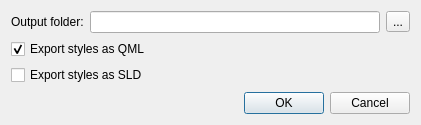
<?xml version="1.0" encoding="UTF-8"?>
<ui version="4.0">
 <class>BulkStyleExport</class>
 <widget class="QDialog" name="BulkStyleExport">
  <property name="geometry">
   <rect>
    <x>0</x>
    <y>0</y>
    <width>421</width>
    <height>125</height>
   </rect>
  </property>
  <property name="windowTitle">
   <string>Dialog</string>
  </property>
  <layout class="QVBoxLayout" name="verticalLayout">
   <item>
    <layout class="QGridLayout" name="gridLayout">
     <item row="0" column="0">
      <widget class="QLabel" name="label">
       <property name="text">
        <string>Output folder:</string>
       </property>
      </widget>
     </item>
     <item row="0" column="1">
      <widget class="QLineEdit" name="pathToFolderLine"/>
     </item>
     <item row="0" column="2">
      <widget class="QToolButton" name="pathBtn">
       <property name="text">
        <string>...</string>
       </property>
      </widget>
     </item>
    </layout>
   </item>
   <item>
    <layout class="QVBoxLayout" name="verticalLayout_2">
     <item>
      <widget class="QCheckBox" name="QmlCheckBox">
       <property name="text">
        <string>Export styles as QML</string>
       </property>
       <property name="checked">
        <bool>true</bool>
       </property>
       <property name="tristate">
        <bool>false</bool>
       </property>
      </widget>
     </item>
     <item>
      <widget class="QCheckBox" name="SldCheckBox">
       <property name="text">
        <string>Export styles as SLD</string>
       </property>
      </widget>
     </item>
    </layout>
   </item>
   <item>
    <spacer name="verticalSpacer">
     <property name="orientation">
      <enum>Qt::Vertical</enum>
     </property>
     <property name="sizeHint" stdset="0">
      <size>
       <width>20</width>
       <height>40</height>
      </size>
     </property>
    </spacer>
   </item>
   <item>
    <widget class="QDialogButtonBox" name="buttonBox">
     <property name="orientation">
      <enum>Qt::Horizontal</enum>
     </property>
     <property name="standardButtons">
      <set>QDialogButtonBox::Cancel|QDialogButtonBox::Ok</set>
     </property>
    </widget>
   </item>
  </layout>
 </widget>
 <resources/>
 <connections>
  <connection>
   <sender>buttonBox</sender>
   <signal>accepted()</signal>
   <receiver>BulkStyleExport</receiver>
   <slot>accept()</slot>
   <hints>
    <hint type="sourcelabel">
     <x>248</x>
     <y>254</y>
    </hint>
    <hint type="destinationlabel">
     <x>157</x>
     <y>274</y>
    </hint>
   </hints>
  </connection>
  <connection>
   <sender>buttonBox</sender>
   <signal>rejected()</signal>
   <receiver>BulkStyleExport</receiver>
   <slot>reject()</slot>
   <hints>
    <hint type="sourcelabel">
     <x>316</x>
     <y>260</y>
    </hint>
    <hint type="destinationlabel">
     <x>286</x>
     <y>274</y>
    </hint>
   </hints>
  </connection>
 </connections>
</ui>
